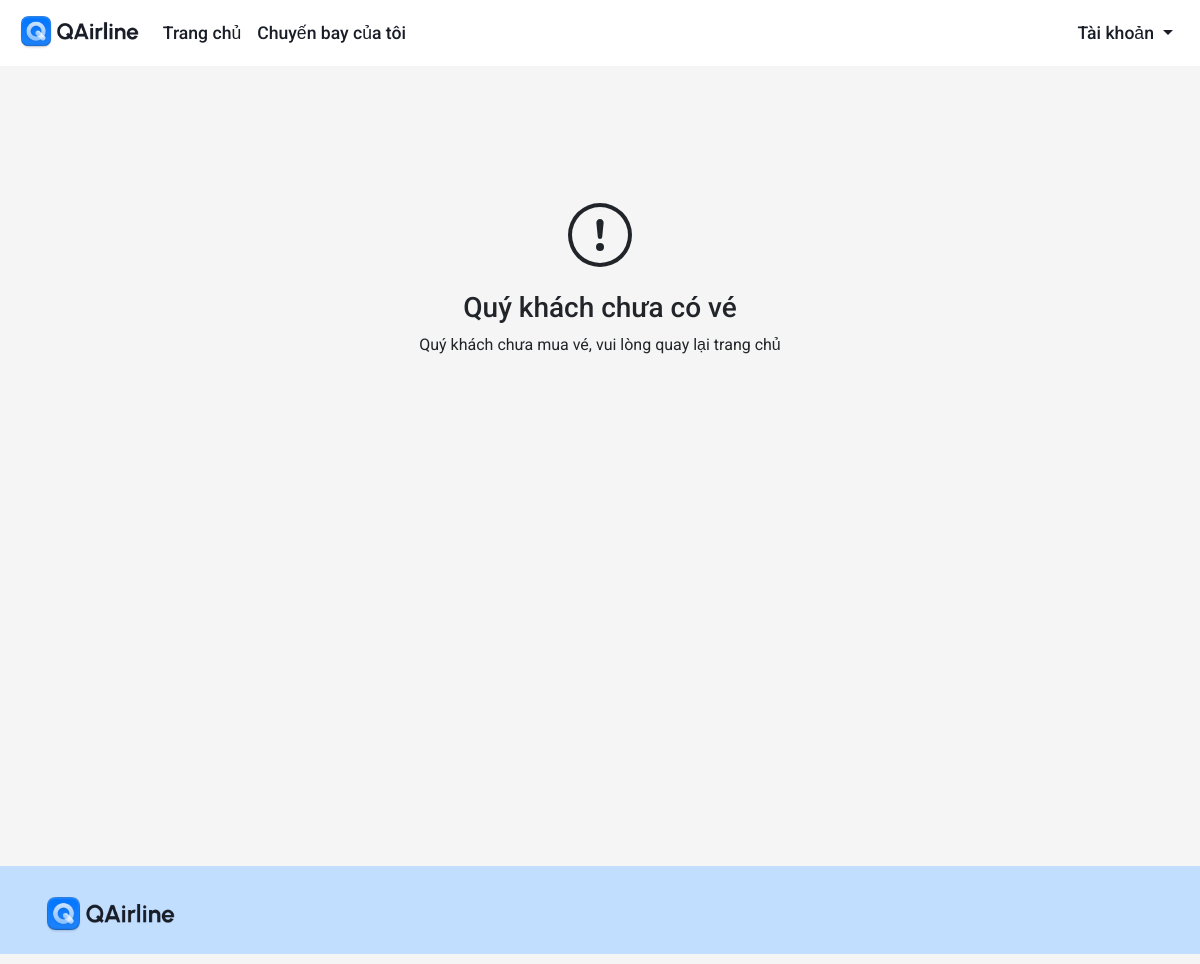
The page /flight/bookings (signed in) on the database as committed earlier.
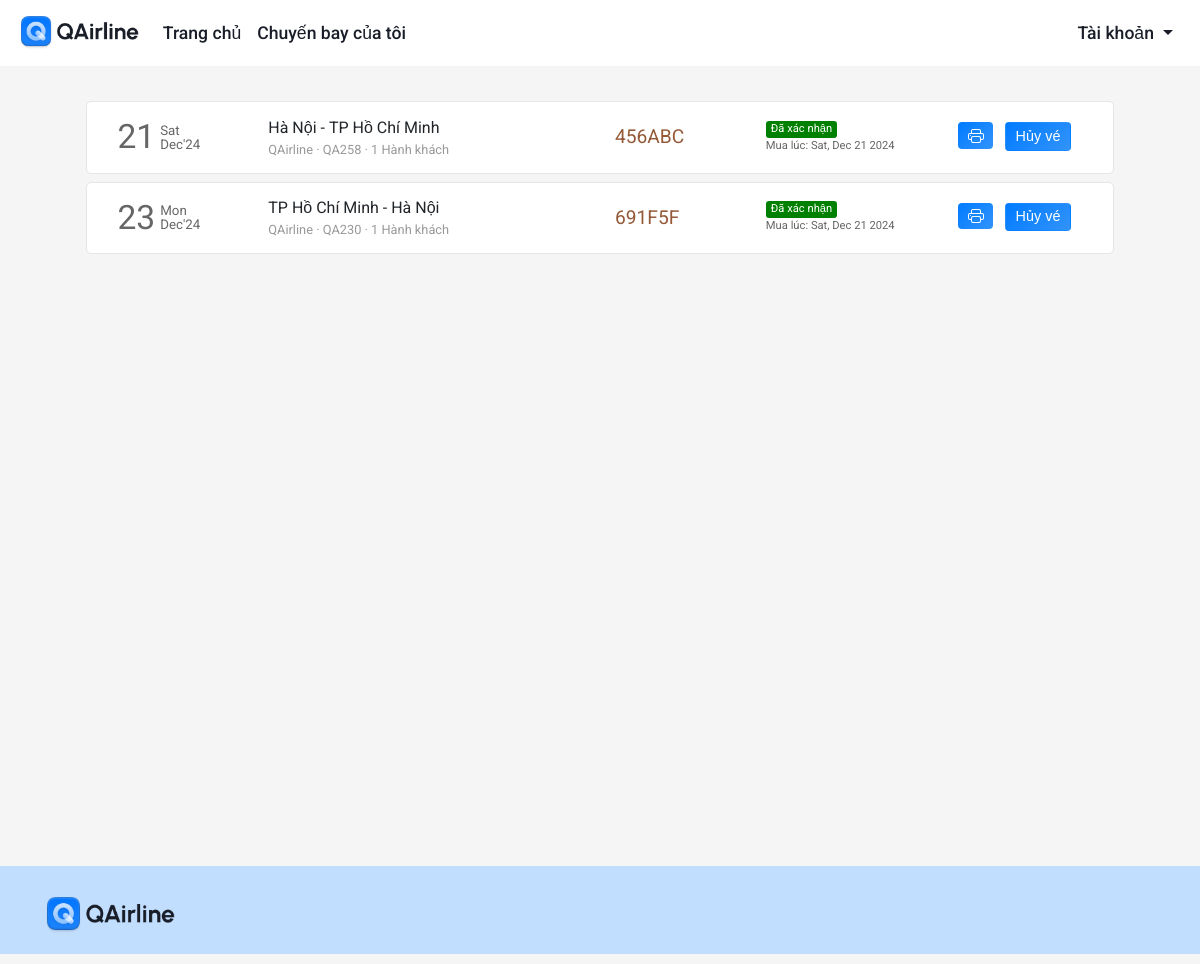
The same page on the database as committed later.
### flight/models.py (models this page shows, shortened)
class Ticket(models.Model):
    user = models.ForeignKey(User,on_delete=models.CASCADE,related_name="bookings", blank=True, null=True)
    ref_no = models.CharField(max_length=6, unique=True)
    passengers = models.ManyToManyField(Passenger, related_name="flight_tickets")
    flight = models.ForeignKey(Flight, on_delete=models.CASCADE, related_name="tickets", blank=True, null=True)
    flight_ddate = models.DateField(blank=True, null=True)
    flight_adate = models.DateField(blank=True, null=True)
    flight_fare = models.IntegerField(blank=True,null=True)
    other_charges = models.IntegerField(blank=True,null=True)
    coupon_used = models.CharField(max_length=15,blank=True)
    coupon_discount = models.IntegerField(default=0)
    total_fare = models.IntegerField(blank=True, null=True)
    seat_class = models.CharField(max_length=20, choices=SEAT_CLASS)
    booking_date = models.DateTimeField(default=datetime.now)
    mobile = models.CharField(max_length=20,blank=True)
    email = models.EmailField(max_length=45, blank=True)
    status = models.CharField(max_length=45, choices=TICKET_STATUS)

class Flight(models.Model):
    origin = models.ForeignKey(Place, on_delete=models.CASCADE, related_name="departures")
    destination = models.ForeignKey(Place, on_delete=models.CASCADE, related_name="arrivals")
    depart_time = models.TimeField(auto_now=False, auto_now_add=False)
    depart_day = models.ManyToManyField(Week, related_name="flights_of_the_day")
    duration = models.DurationField(null=True)
    arrival_time = models.TimeField(auto_now=False, auto_now_add=False)
    plane = models.CharField(max_length=24)
    airline = models.CharField(max_length=64)
    economy_fare = models.IntegerField(null=True)
    business_fare = models.IntegerField(null=True)
    first_fare = models.IntegerField(null=True)

class Place(models.Model):
    city = models.CharField(max_length=64)
    airport = models.CharField(max_length=64)
    code = models.CharField(max_length=3)
    country = models.CharField(max_length=64)

### flight/views.py (the view)
# urls.py: path('flight/bookings', views.bookings, name="bookings"),
def bookings(request):
    if request.user.is_authenticated:
        tickets = Ticket.objects.filter(user=request.user).order_by('-booking_date')
        return render(request, 'flight/bookings.html', {
            'page': 'bookings',
            'tickets': tickets
        })
    else:
        return HttpResponseRedirect(reverse('login'))

### flight/templates/flight/bookings.html (shortened to what this page needs)
{% extends 'flight/layout.html' %}
{% load static %}
{% block head %}
    <link rel="stylesheet" href="{% static 'css/bookings_style.css' %}">
{% endblock head %}
{% block body %}
    <section class="section section1">
        <div class="container">
            {% if tickets %}
                {% for ticket in tickets %}
                    <div class="row each-booking-div" id="{{ticket.ref_no}}">
                        <div class="col-2" style="display: flex;">
                            <div style="display: flex; color: #666666; margin-top: auto;">
                                <div>
                                    <span style="font-size: 2.1em;">{{ticket.flight_ddate | date:"d"}}</span>
                                </div>
                                <div style="font-size: smaller; display: flex; margin: auto 0; padding-left: 5px; line-height: 1em;">
                                    <div style="margin: auto;">
                                        <div style="margin-bottom: 1px;">{{ticket.flight_ddate | date:"D"}}</div>
                                        <div style="margin-top: 1px;">{{ticket.flight_ddate | date:"M'y"}}</div>
                                    </div>
                                </div>
                            </div>
                        </div>
                        <div class="col-4 middle-div">
                            <div style="width:100%">
                                <div class="row places-div" style=" display: flex;">
                                    <div style="max-width: 45%;">{{ticket.flight.origin.city}}</div>
                                    <div>&nbsp;-&nbsp;</div>
                                    <div style="max-width: 45%;">{{ticket.flight.destination.city}}</div>
                                </div>
                                <div class="row places-div" style="font-size: .8em; color: #999999; ">
                                    <div style="max-width: 100%;">{{ticket.flight.airline}} &middot; {{ticket.flight.plane}} &middot; {{ticket.passengers.count}} Hành khách</div>
                                </div>
                            </div>
                        </div>
                        <div class="col-2 middle-div">
                            <div style="font-size: 1.2em; color: #945937;">{{ticket.ref_no}}</div>
                        </div>
                        <div class="col-2 middle-div">
                            <div>
                                <div class="row status-div">
                                    {% if ticket.status == 'CONFIRMED' %}
                                        <div class="green">Đã xác nhận</div>
                                    {% endif %}
                                </div>
                                <div class="row booking-date-div" style="font-size: .7em; color: #666;">
                                    {% if ticket.status == 'CONFIRMED' %}
                                        Mua lúc: {{ticket.booking_date | date:"D, M d Y"}}
                                    {% endif %}
                                </div>
                            </div>
                        </div>
                        <div class="col-2 last-div">
                            <div>
                                <div class="ticket-action-div">
                                    {% if ticket.status == 'CONFIRMED' %}
                                        <form action="{% url 'getticket' %}" method="get" target="_blank">
                                            <button type="submit" class="button btn-outline-info btnp pbtn">
                                            </button>
                                        </form>
                                        <button class="button btn-outline-danger btnp cbtn"  data-ref="{{ticket.ref_no}}" onclick="popup(this)">Hủy vé</button>
                                    {% endif %}
                                </div>
                            </div>
                        </div>
                    </div>
                {% endfor %}
            {% else %}
                <div style="height: 100%; width:100%; padding: 10%;">
                    <div style="text-align: center; margin: auto;">
                        <br><br>
                        <h3>Quý khách chưa có vé</h3>
                        <p>
                            Quý khách chưa mua vé, vui lòng quay lại trang chủ
                        </p>
                    </div>
                </div>
            {% endif %}
        </div>
    </section>
{% endblock %}

### flight/templates/flight/layout.html (shortened to what this page needs)
{% load static %}
<!DOCTYPE html>
<html lang="en">
<head>
  <link rel="stylesheet" href="https://stackpath.bootstrapcdn.com/bootstrap/4.4.1/css/bootstrap.min.css">
  <link rel="stylesheet" href="https://use.typekit.net/cav5lva.css">
  <link rel="stylesheet" href="{% static 'css/layout_style.css' %}">
  {% block head %}
  {% endblock %}
</head>
<body>
  <div class="container-fluid">
    <nav class="navbar navbar-expand-lg">
      <a class="navbar-brand" href="{% url 'index' %}">
          <img src="{% static 'img/icon_logo.png' %}" height="34" alt="">
      </a>
      <div class="collapse navbar-collapse" id="navbarSupportedContent">
        <ul class="navbar-nav mr-auto">
          <li class="nav-item {% if not page %}active{% endif %}">
            <a class="nav-link" href="{% url 'index' %}">Trang chủ</a>
          </li>
          <li class="nav-item {% if page == 'bookings' %}active{% endif %}">
            <a class="nav-link" href="{% url 'bookings' %}">Chuyến bay của tôi</a>
          </li>
        </ul>
        <ul class="navbar-nav">
          {% if not user.is_authenticated %}
            <li class="nav-item">
              <button class="button" style="border-radius: 25rem;" onclick="window.location.href = '/login';">
                <svg width="1.1em" height="1.1em" viewBox="0 1.5 16 16" class="bi bi-person-fill" fill="currentColor" xmlns="http://www.w3.org/2000/svg">
                  <path fill-rule="evenodd" d="M3 14s-1 0-1-1 1-4 6-4 6 3 6 4-1 1-1 1H3zm5-6a3 3 0 1 0 0-6 3 3 0 0 0 0 6z"/>
                </svg>
                Đăng nhập
              </button>
            </li>
          {% else %}
            <li class="nav-item dropdown my-account">
              <a class="nav-link dropdown-toggle" href="#" id="navbarDropdown" role="button" data-toggle="dropdown" aria-haspopup="true" aria-expanded="false">
                Tài khoản
              </a>
            </li>
          {% endif %}
        </ul>
      </div>
    </nav>
    <main>
      {% block body %}{% endblock %}
    </main>
    <footer>
      <div class="container">
        <div class="footer-content">
          <div class="logo-container">
            <img src="{% static 'img/icon_logo.png' %}">
          </div>
        </div>
      </div>
    </footer>
  </div>
</body>
</html>

### flight/static/css/layout_style.css (style rules this page uses)
body { margin: 0px; padding: 0px; font-family: "Rubik", sans-serif; font-weight: normal; font-style: normal; min-width: 250px; }
.container-fluid { padding-left: 0px; padding-right: 0px; }
.navbar { padding: .7rem 1.2rem; background-color: #fff; opacity: 1; transition-duration: .2s; }
.nav-link { color: #181D27; font-size: 1.1em; font-weight: 500; }
.section { background-size: cover; background-position: center; background-repeat: no-repeat; padding: 30px 50px; min-height: 100vh; }
.button { font-family: "proxima-nova", sans-serif; font-weight: 600; font-size: 1rem; line-height: 1.5; color: #fff; background-color: #007bff; background-image: linear-gradient(135deg, #007bff, #3293fa); border-color: #007bff; display: inline-block; font-weight: 400; text-align: center; white-space: nowrap; vertical-align: middle; -webkit-user-select: none; -moz-user-select: none; -ms-user-select: none; user-select: none; border: 1px solid transparent; padding: .375rem .75rem; font-size: 1rem; line-height: 1.5; border-radius: .25rem; transition: color .15s; transition: background-color .15s; transition: border-color .15s; }
footer { background-color: rgb(194, 222, 255); margin-top: 0px; padding-top: 1px; }
footer .container > div { font-family: Barlow, sans-serif; margin: 10px 0px 10px; flex-shrink: 0; max-width: 100%; overflow: hidden; }
.footer-content { padding-top: 20px; padding-bottom: 20px; display: flex; -webkit-box-pack: justify; justify-content: space-between; }
.logo-container img { width: 130px; }
.footer-content { display: flex; flex-direction: row; justify-content: space-between; }

### flight/static/css/bookings_style.css (style rules this page uses)
* { font-family: 'Roboto', sans-serif; }
body { background-color: #f5f5f5; word-wrap: break-word; }
.container { cursor: pointer; }
.each-booking-div { width: 96%; margin: 5px auto 8px auto; transition-duration: .4s; padding: 10px 15px; background-color: #fff; border: 1px solid #e6e6e6; border-radius: 5px; }
.btnp { padding: .15rem .6rem; font-size: .9em; margin-top: 3px; margin-bottom: 5px; background-color: #007bff; background-image: linear-gradient(135deg, #007bff, #3293fa); }
.each-booking-div > div { display: flex; overflow: auto; }
.each-booking-div > div > div { margin-top: auto; margin-bottom: auto; width: 100%; }
.green, .red, .orange { border-radius: 3px; color: white; padding-left: 5px; padding-right: 5px; font-size: .7em; }
.green { background-color: green; }
.ticket-action-div { display: flex; justify-content: space-evenly; }
.pbtn, .rbtn { border: 0; background-color: #007bff; background-image: linear-gradient(135deg, #007bff, #3293fa); }

Rows that differ between the two databases and show on the page:
added Ticket: flight_ddate "21", flight_ddate "Sat", flight_ddate "Dec'24", flight.origin.city "Hà Nội", flight.destination.city "TP Hồ Chí Minh", flight.airline "QAirline", flight.plane "QA258", passengers.count "1", ref_no "456ABC", status "Đã xác nhận", booking_date "Sat, Dec 21 2024"
added Ticket: flight_ddate "23", flight_ddate "Mon", flight_ddate "Dec'24", flight.origin.city "TP Hồ Chí Minh", flight.destination.city "Hà Nội", flight.airline "QAirline", flight.plane "QA230", passengers.count "1", ref_no "691F5F", status "Đã xác nhận", booking_date "Sat, Dec 21 2024"
Other text that changed with them:
text no longer shown: "Quý khách chưa có vé Quý khách chưa mua vé, vui lòng quay lại trang chủ"
